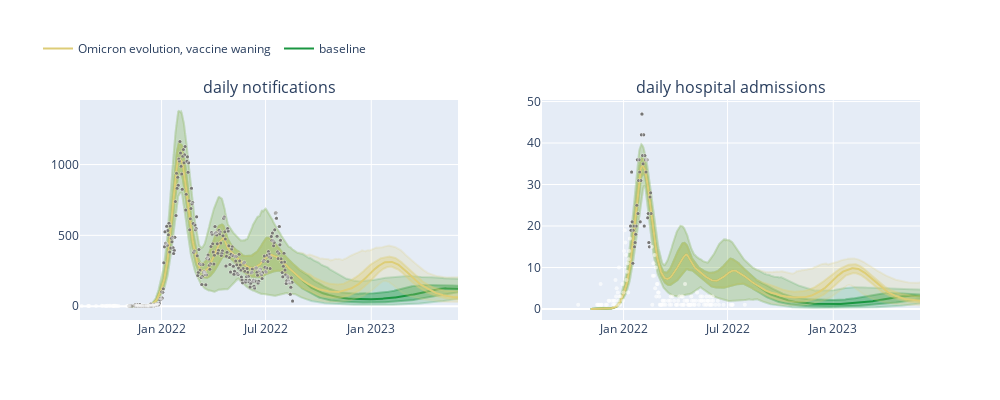

The notebook cell this image was saved under:
### Code cell
# Specify scenarios here
scenarios = [0, 4]

# Specify outputs here up to 4: function will determine shape based on number of outputs specified
outputs = ('notifications', "hospital_admissions",) #"hospital_occupancy",'icu_admissions', "infection_deaths")

# Specify start and end dates
s = "2021-08-12"
e = '2023-06-01'

outputs_with_uncertainty(outputs, scenarios,  
                         start_date=s,
                         end_date=e)

### Figure 1 — Plotly figure (JSON) as saved in the notebook; plotly's stock layout.template omitted (floating-point values rounded to 4 significant figures; data arrays with more than 128 entries replaced by an {"elided": "..."} marker saying what was removed)
{"data": [{"line": {"color": "rgba(26,150,65,1.0)"}, "name": "baseline ", "showlegend": true, "type": "scatter", "x": {"elided": "604 str values"}, "xaxis": "x", "y": {"elided": "604 float values"}, "yaxis": "y"}, {"fillcolor": "rgba(26,150,65,0.4)", "line": {"color": "rgba(26,150,65,0.4)"}, "showlegend": false, "type": "scatter", "x": {"elided": "604 str values"}, "xaxis": "x", "y": {"elided": "604 float values"}, "yaxis": "y"}, {"fill": "tonexty", "fillcolor": "rgba(26,150,65,0.4)", "line": {"color": "rgba(26,150,65,0.4)"}, "showlegend": false, "type": "scatter", "x": {"elided": "604 str values"}, "xaxis": "x", "y": {"elided": "604 float values"}, "yaxis": "y"}, {"fillcolor": "rgba(26,150,65,0.2)", "line": {"color": "rgba(26,150,65,0.2)"}, "showlegend": false, "type": "scatter", "x": {"elided": "604 str values"}, "xaxis": "x", "y": {"elided": "604 float values"}, "yaxis": "y"}, {"fill": "tonexty", "fillcolor": "rgba(26,150,65,0.2)", "line": {"color": "rgba(26,150,65,0.2)"}, "showlegend": false, "type": "scatter", "x": {"elided": "604 str values"}, "xaxis": "x", "y": {"elided": "604 float values"}, "yaxis": "y"}, {"marker": {"color": "rgba(0,0,0, 0.8)", "size": 3}, "mode": "markers", "showlegend": false, "type": "scatter", "x": {"elided": "278 str values"}, "xaxis": "x", "y": {"elided": "278 int values"}, "yaxis": "y"}, {"marker": {"color": "rgba(255,255,255, 0.4)", "size": 4}, "mode": "markers", "showlegend": false, "type": "scatter", "x": {"elided": "393 str values"}, "xaxis": "x", "y": {"elided": "393 int values"}, "yaxis": "y"}, {"line": {"color": "rgba(221, 204, 119,1.0)"}, "name": "Omicron evolution, vaccine waning ", "showlegend": true, "type": "scatter", "x": {"elided": "604 str values"}, "xaxis": "x", "y": {"elided": "604 float values"}, "yaxis": "y"}, {"fillcolor": "rgba(221, 204, 119,0.4)", "line": {"color": "rgba(221, 204, 119,0.4)"}, "showlegend": false, "type": "scatter", "x": {"elided": "604 str values"}, "xaxis": "x", "y": {"elided": "604 float values"}, "yaxis": "y"}, {"fill": "tonexty", "fillcolor": "rgba(221, 204, 119,0.4)", "line": {"color": "rgba(221, 204, 119,0.4)"}, "showlegend": false, "type": "scatter", "x": {"elided": "604 str values"}, "xaxis": "x", "y": {"elided": "604 float values"}, "yaxis": "y"}, {"fillcolor": "rgba(221, 204, 119,0.2)", "line": {"color": "rgba(221, 204, 119,0.2)"}, "showlegend": false, "type": "scatter", "x": {"elided": "604 str values"}, "xaxis": "x", "y": {"elided": "604 float values"}, "yaxis": "y"}, {"fill": "tonexty", "fillcolor": "rgba(221, 204, 119,0.2)", "line": {"color": "rgba(221, 204, 119,0.2)"}, "showlegend": false, "type": "scatter", "x": {"elided": "604 str values"}, "xaxis": "x", "y": {"elided": "604 float values"}, "yaxis": "y"}, {"marker": {"color": "rgba(0,0,0, 0.8)", "size": 3}, "mode": "markers", "showlegend": false, "type": "scatter", "x": {"elided": "278 str values"}, "xaxis": "x", "y": {"elided": "278 int values"}, "yaxis": "y"}, {"marker": {"color": "rgba(255,255,255, 0.4)", "size": 4}, "mode": "markers", "showlegend": false, "type": "scatter", "x": {"elided": "393 str values"}, "xaxis": "x", "y": {"elided": "393 int values"}, "yaxis": "y"}, {"line": {"color": "rgba(26,150,65,1.0)"}, "name": "baseline ", "showlegend": false, "type": "scatter", "x": {"elided": "604 str values"}, "xaxis": "x2", "y": {"elided": "604 float values"}, "yaxis": "y2"}, {"fillcolor": "rgba(26,150,65,0.4)", "line": {"color": "rgba(26,150,65,0.4)"}, "showlegend": false, "type": "scatter", "x": {"elided": "604 str values"}, "xaxis": "x2", "y": {"elided": "604 float values"}, "yaxis": "y2"}, {"fill": "tonexty", "fillcolor": "rgba(26,150,65,0.4)", "line": {"color": "rgba(26,150,65,0.4)"}, "showlegend": false, "type": "scatter", "x": {"elided": "604 str values"}, "xaxis": "x2", "y": {"elided": "604 float values"}, "yaxis": "y2"}, {"fillcolor": "rgba(26,150,65,0.2)", "line": {"color": "rgba(26,150,65,0.2)"}, "showlegend": false, "type": "scatter", "x": {"elided": "604 str values"}, "xaxis": "x2", "y": {"elided": "604 float values"}, "yaxis": "y2"}, {"fill": "tonexty", "fillcolor": "rgba(26,150,65,0.2)", "line": {"color": "rgba(26,150,65,0.2)"}, "showlegend": false, "type": "scatter", "x": {"elided": "604 str values"}, "xaxis": "x2", "y": {"elided": "604 float values"}, "yaxis": "y2"}, {"marker": {"color": "rgba(0,0,0, 0.8)", "size": 3}, "mode": "markers", "showlegend": false, "type": "scatter", "x": {"elided": "278 str values"}, "xaxis": "x2", "y": {"elided": "278 int values"}, "yaxis": "y2"}, {"marker": {"color": "rgba(255,255,255, 0.4)", "size": 4}, "mode": "markers", "showlegend": false, "type": "scatter", "x": {"elided": "204 str values"}, "xaxis": "x2", "y": {"elided": "204 int values"}, "yaxis": "y2"}, {"line": {"color": "rgba(221, 204, 119,1.0)"}, "name": "Omicron evolution, vaccine waning ", "showlegend": false, "type": "scatter", "x": {"elided": "604 str values"}, "xaxis": "x2", "y": {"elided": "604 float values"}, "yaxis": "y2"}, {"fillcolor": "rgba(221, 204, 119,0.4)", "line": {"color": "rgba(221, 204, 119,0.4)"}, "showlegend": false, "type": "scatter", "x": {"elided": "604 str values"}, "xaxis": "x2", "y": {"elided": "604 float values"}, "yaxis": "y2"}, {"fill": "tonexty", "fillcolor": "rgba(221, 204, 119,0.4)", "line": {"color": "rgba(221, 204, 119,0.4)"}, "showlegend": false, "type": "scatter", "x": {"elided": "604 str values"}, "xaxis": "x2", "y": {"elided": "604 float values"}, "yaxis": "y2"}, {"fillcolor": "rgba(221, 204, 119,0.2)", "line": {"color": "rgba(221, 204, 119,0.2)"}, "showlegend": false, "type": "scatter", "x": {"elided": "604 str values"}, "xaxis": "x2", "y": {"elided": "604 float values"}, "yaxis": "y2"}, {"fill": "tonexty", "fillcolor": "rgba(221, 204, 119,0.2)", "line": {"color": "rgba(221, 204, 119,0.2)"}, "showlegend": false, "type": "scatter", "x": {"elided": "604 str values"}, "xaxis": "x2", "y": {"elided": "604 float values"}, "yaxis": "y2"}, {"marker": {"color": "rgba(0,0,0, 0.8)", "size": 3}, "mode": "markers", "showlegend": false, "type": "scatter", "x": {"elided": "278 str values"}, "xaxis": "x2", "y": {"elided": "278 int values"}, "yaxis": "y2"}, {"marker": {"color": "rgba(255,255,255, 0.4)", "size": 4}, "mode": "markers", "showlegend": false, "type": "scatter", "x": {"elided": "204 str values"}, "xaxis": "x2", "y": {"elided": "204 int values"}, "yaxis": "y2"}], "layout": {"annotations": [{"font": {"size": 16}, "showarrow": false, "text": "daily notifications", "x": 0.225, "xanchor": "center", "xref": "paper", "y": 1, "yanchor": "bottom", "yref": "paper"}, {"font": {"size": 16}, "showarrow": false, "text": "daily hospital admissions", "x": 0.775, "xanchor": "center", "xref": "paper", "y": 1, "yanchor": "bottom", "yref": "paper"}], "height": 400, "legend": {"orientation": "h", "x": -0.05, "y": 1.3}, "width": 1000, "xaxis": {"anchor": "y", "domain": [0, 0.45], "range": ["2021-08-12", "2023-06-01"]}, "xaxis2": {"anchor": "y2", "domain": [0.55, 1], "range": ["2021-08-12", "2023-06-01"]}, "yaxis": {"anchor": "x", "domain": [0, 1]}, "yaxis2": {"anchor": "x2", "domain": [0, 1]}}}
